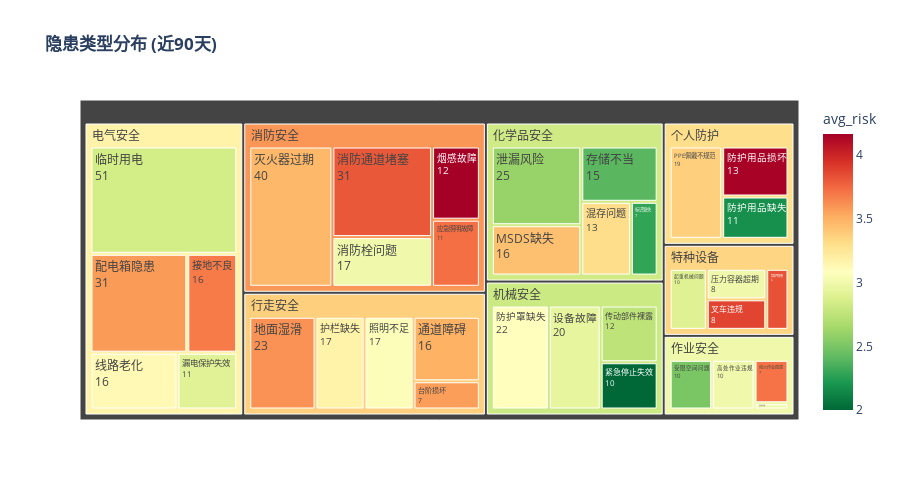

Notebook source saved alongside this figure:
### Markdown cell above
## 5. 隐患类型分布 (Treemap)

使用矩形树图展示隐患大类和具体类型的层级分布。

### Code cell
# 隐患类型分布 Treemap (近90天)
today = datetime.now()
df_recent = df[df['date'] >= today - timedelta(days=90)]

# 按类别和类型聚合
treemap_data = df_recent.groupby(['hazard_category', 'hazard_type']).agg({
    'hazard_id': 'count',
    'risk_score': 'mean'
}).reset_index()
treemap_data.columns = ['category', 'type', 'count', 'avg_risk']

fig = px.treemap(
    treemap_data,
    path=['category', 'type'],
    values='count',
    color='avg_risk',
    color_continuous_scale='RdYlGn_r',
    title='<b>隐患类型分布 (近90天)</b>',
    hover_data={'avg_risk': ':.2f'}
)

fig.update_traces(
    textinfo='label+value',
    hovertemplate='<b>%{label}</b><br>数量: %{value}<br>平均风险分: %{customdata[0]:.2f}<extra></extra>'
)

fig.update_layout(height=500)
fig.show()

### Figure 1 — Plotly figure (JSON) as saved in the notebook; plotly's stock layout.template omitted (floating-point values rounded to 4 significant figures)
{"data": [{"branchvalues": "total", "customdata": [[3.368], [4.154], [2.182], [3.714], [2.5], [3.0], [3.0], [3.438], [2.4], [2.286], [2.6], [3.308], [2.75], [2.0], [2.95], [3.091], [3.727], [3.0], [3.806], [3.475], [4.167], [3.0], [3.875], [2.9], [3.833], [2.843], [3.688], [2.909], [3.125], [3.581], [3.571], [3.609], [3.176], [3.059], [3.5], [3.302], [3.0], [2.829], [2.812], [3.595], [3.344], [3.176], [3.375]], "domain": {"x": [0, 1], "y": [0, 1]}, "hovertemplate": "<b>%{label}</b><br>数量: %{value}<br>平均风险分: %{customdata[0]:.2f}<extra></extra>", "ids": ["个人防护/PPE佩戴不规范", "个人防护/防护用品损坏", "个人防护/防护用品缺失", "作业安全/动火作业隐患", "作业安全/受限空间问题", "作业安全/吊装作业问题", "作业安全/高处作业违规", "化学品安全/MSDS缺失", "化学品安全/存储不当", "化学品安全/标识缺失", "化学品安全/泄漏风险", "化学品安全/混存问题", "机械安全/传动部件裸露", "机械安全/紧急停止失效", "机械安全/设备故障", "机械安全/防护罩缺失", "消防安全/应急照明故障", "消防安全/消防栓问题", "消防安全/消防通道堵塞", "消防安全/灭火器过期", "消防安全/烟感故障", "特种设备/压力容器超期", "特种设备/叉车违规", "特种设备/起重机械问题", "特种设备/锅炉隐患", "电气安全/临时用电", "电气安全/接地不良", "电气安全/漏电保护失效", "电气安全/线路老化", "电气安全/配电箱隐患", "行走安全/台阶损坏", "行走安全/地面湿滑", "行走安全/护栏缺失", "行走安全/照明不足", "行走安全/通道障碍", "个人防护", "作业安全", "化学品安全", "机械安全", "消防安全", "特种设备", "电气安全", "行走安全"], "labels": ["PPE佩戴不规范", "防护用品损坏", "防护用品缺失", "动火作业隐患", "受限空间问题", "吊装作业问题", "高处作业违规", "MSDS缺失", "存储不当", "标识缺失", "泄漏风险", "混存问题", "传动部件裸露", "紧急停止失效", "设备故障", "防护罩缺失", "应急照明故障", "消防栓问题", "消防通道堵塞", "灭火器过期", "烟感故障", "压力容器超期", "叉车违规", "起重机械问题", "锅炉隐患", "临时用电", "接地不良", "漏电保护失效", "线路老化", "配电箱隐患", "台阶损坏", "地面湿滑", "护栏缺失", "照明不足", "通道障碍", "个人防护", "作业安全", "化学品安全", "机械安全", "消防安全", "特种设备", "电气安全", "行走安全"], "marker": {"coloraxis": "coloraxis", "colors": [3.368, 4.154, 2.182, 3.714, 2.5, 3.0, 3.0, 3.438, 2.4, 2.286, 2.6, 3.308, 2.75, 2.0, 2.95, 3.091, 3.727, 3.0, 3.806, 3.475, 4.167, 3.0, 3.875, 2.9, 3.833, 2.843, 3.688, 2.909, 3.125, 3.581, 3.571, 3.609, 3.176, 3.059, 3.5, 3.302, 3.0, 2.829, 2.812, 3.595, 3.344, 3.176, 3.375]}, "name": "", "parents": ["个人防护", "个人防护", "个人防护", "作业安全", "作业安全", "作业安全", "作业安全", "化学品安全", "化学品安全", "化学品安全", "化学品安全", "化学品安全", "机械安全", "机械安全", "机械安全", "机械安全", "消防安全", "消防安全", "消防安全", "消防安全", "消防安全", "特种设备", "特种设备", "特种设备", "特种设备", "电气安全", "电气安全", "电气安全", "电气安全", "电气安全", "行走安全", "行走安全", "行走安全", "行走安全", "行走安全", "", "", "", "", "", "", "", ""], "textinfo": "label+value", "type": "treemap", "values": [19.0, 13.0, 11.0, 7.0, 10.0, 1.0, 10.0, 16.0, 15.0, 7.0, 25.0, 13.0, 12.0, 10.0, 20.0, 22.0, 11.0, 17.0, 31.0, 40.0, 12.0, 8.0, 8.0, 10.0, 6.0, 51.0, 16.0, 11.0, 16.0, 31.0, 7.0, 23.0, 17.0, 17.0, 16.0, 43.0, 28.0, 76.0, 64.0, 111.0, 32.0, 125.0, 80.0]}], "layout": {"coloraxis": {"colorbar": {"title": {"text": "avg_risk"}}, "colorscale": [[0, "rgb(0,104,55)"], [0.1, "rgb(26,152,80)"], [0.2, "rgb(102,189,99)"], [0.3, "rgb(166,217,106)"], [0.4, "rgb(217,239,139)"], [0.5, "rgb(255,255,191)"], [0.6, "rgb(254,224,139)"], [0.7, "rgb(253,174,97)"], [0.8, "rgb(244,109,67)"], [0.9, "rgb(215,48,39)"], [1, "rgb(165,0,38)"]]}, "height": 500, "legend": {"tracegroupgap": 0}, "title": {"text": "<b>隐患类型分布 (近90天)</b>"}}}
